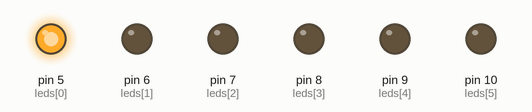
A sketch run on a simulated Arduino Uno, built with avr-gcc and run on an emulated ATmega328P. On the bench: output pins drawn as LEDs (lit = HIGH).

Above: at 0.2 s.
At 1.2 s:
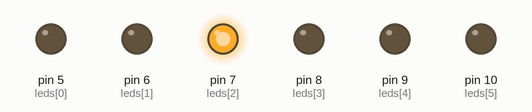
At 1.7 s:
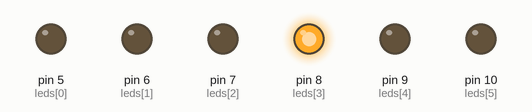
At 2.2 s:
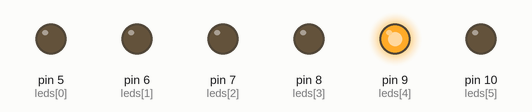
At 3.7 s:
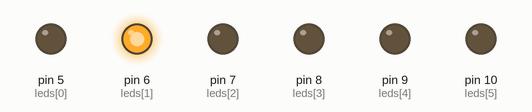
At 5.7 s:
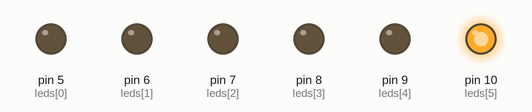
Timing chart, 0 to 6.9 s (numbered marks = the images above):
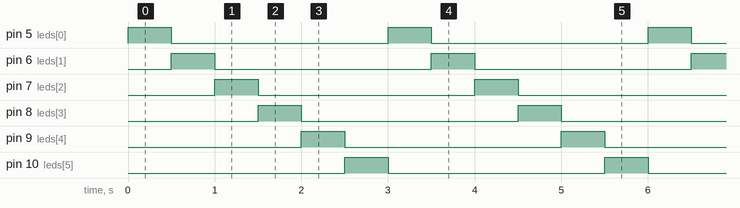

The sketch:

Farah.ino
```cpp
// #define led = 13;
// byte data1[10];
// byte data2[10] = { 21, 23, 78, 45, 34, 434, 980, 56, 432, 64 };

const int leds[6] = { 5, 6, 7, 8, 9, 10 };
int delayTime = 500;

void setup() {
  // Serial.begin(9600);
  // pinMode(led, OUTPUT);
  // for (int i = 0; i < 10; i++) {
  //   data1[i] = i;
  //   Serial.print(data1[i]);
  //   Serial.print(" : ");
  //   Serial.println(data2[i]);
  //   Serial.println("--------");
  // }
  for (int i = 0; i < 6; i++) {
    pinMode(leds[i], OUTPUT);
  }
}

// the loop function runs over and over again forever
void loop() {
  for (int j = 0; j < 6; j++) {
    for (int z = 0; z < 6; z++) {
      digitalWrite(leds[z], LOW);
    }
    digitalWrite(leds[j], HIGH);
    delay(delayTime);
  }
}
```

Measured:
- by itself, pin 5 (leds[0]), pin 6 (leds[1]), pin 7 (leds[2]), pin 8 (leds[3]), pin 9 (leds[4]), pin 10 (leds[5]): alternates HIGH for 0.50 s and LOW for 2.5 s
- by itself, everything shown: repeats every 3.0 s, in 6 steps
